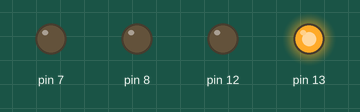
This sketch was run on a simulated Arduino Uno, built with avr-gcc and run on an emulated ATmega328P. Shown: output pins drawn as LEDs (lit = HIGH).

Above: at 0.1 s.
Timing chart, 0 to 1.6 s (numbered marks = the images above):
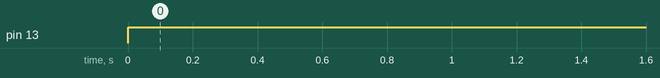

The sketch:

FWD_CAR_ROBOT.ino
```cpp
/*#include <SoftwareSerial.h>
SoftwareSerial hc05 (10,11);*/
char c;
void setup() {
  // put your setup code here, to run once:
  Serial.begin(9600);
 // hc05.begin(9600);
  pinMode(7,OUTPUT);
  pinMode(8,OUTPUT);
  pinMode(12,OUTPUT);
  pinMode(13,OUTPUT);
}

void loop() {
  // put your main code here, to run repeatedly:
    //c = hc05.read();
      digitalWrite(12,LOW);
      digitalWrite(13, HIGH);


}
```

Measured:
- by itself, pin 13: LOW → HIGH at 0.00 s
